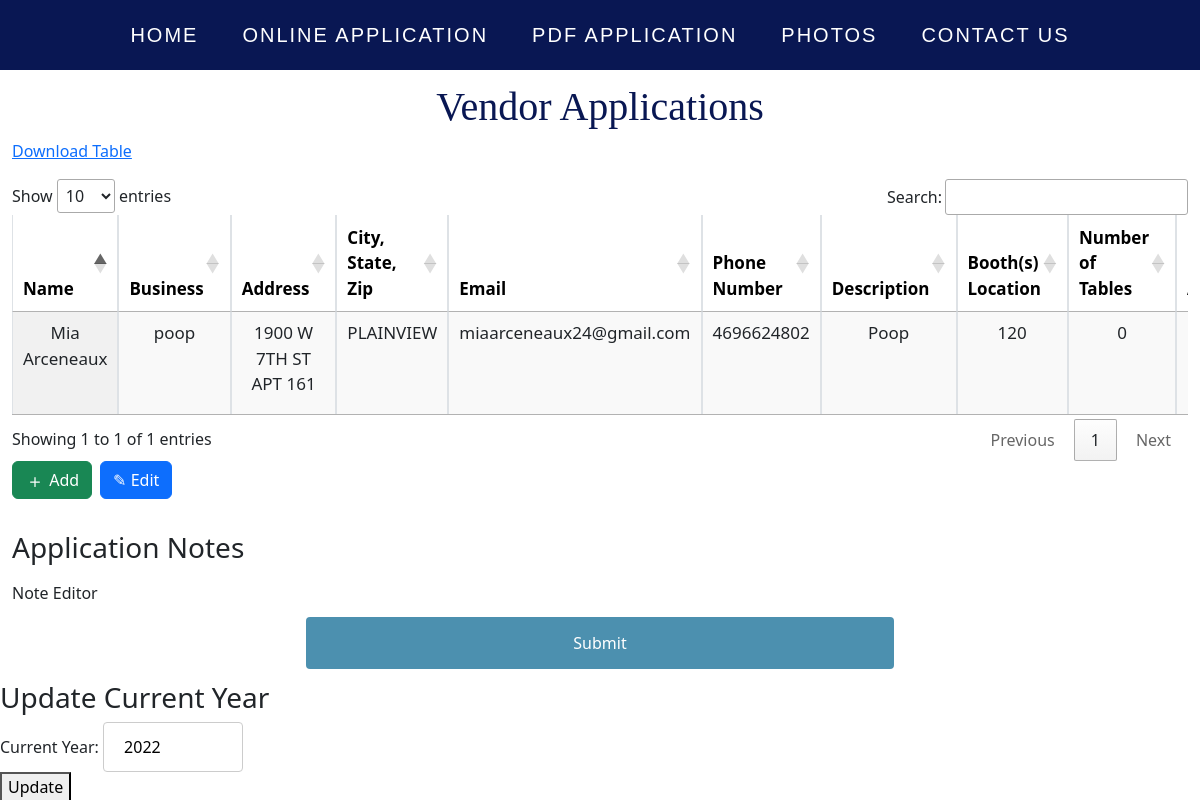
The app's page /adminapp, older data.
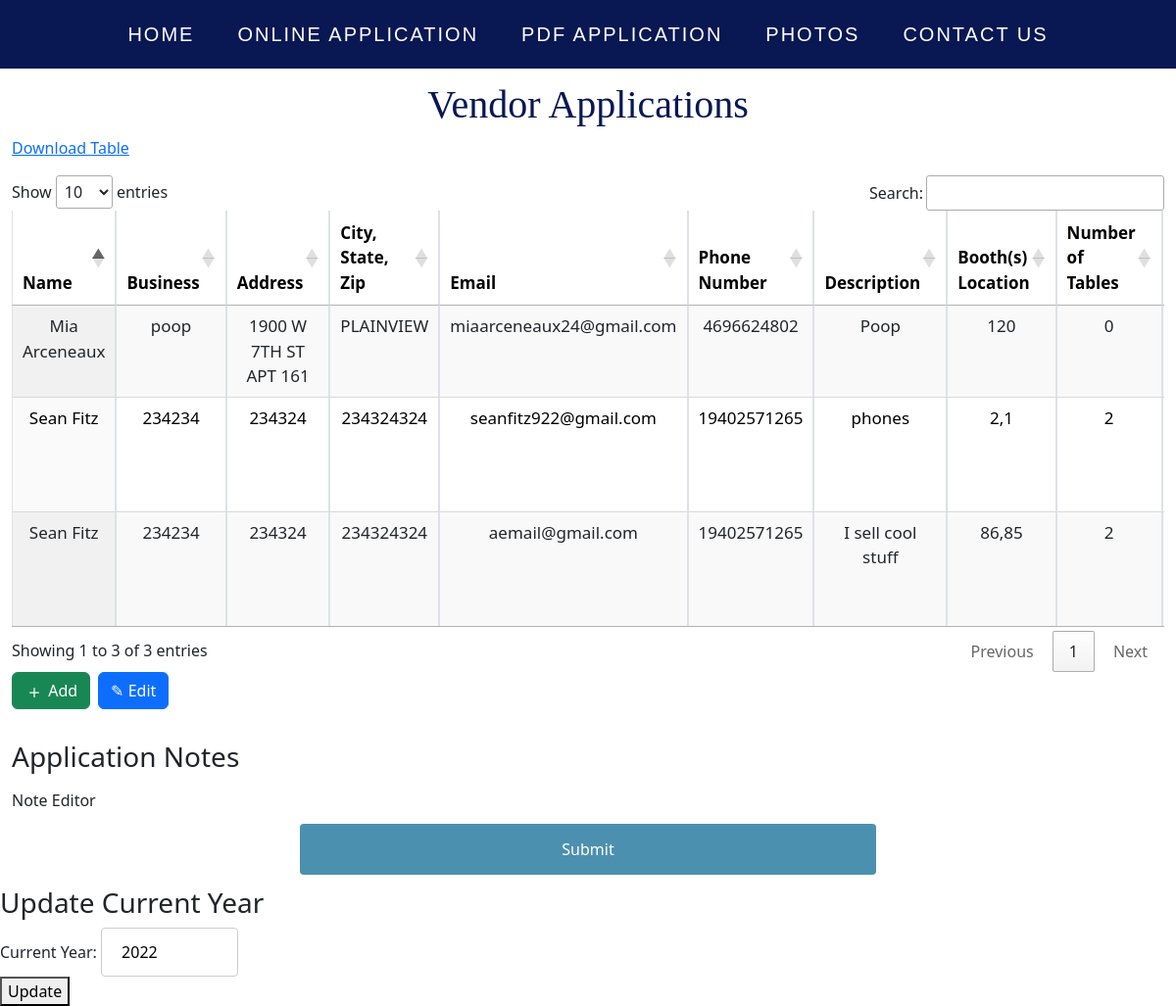
The same page, newer data.
### app/models.py (models this page shows, shortened)
class Vendor(db.Model):
    id = db.Column(db.Integer, primary_key=True)
    name = db.Column(db.String(50), nullable=False)
    business = db.Column(db.String(200), nullable=False)
    address = db.Column(db.String(200), nullable=False)
    citystatezip = db.Column(db.String(50), nullable=False)
    email = db.Column(db.String(120), nullable=False)
    phoneNum = db.Column(db.String(20), nullable=False)
    desc = db.Column(db.Text)
    boothNum = db.Column(db.Integer, nullable=False)
    boothLoc = db.Column(db.String, nullable=False)
    tableNum = db.Column(db.Integer)
    date = db.Column(db.DateTime(timezone=True), server_default=func.now())
    payment_deadline = db.Column(db.DateTime(timezone=True), server_default=func.now())
    payment_amount = db.Column(db.Float, nullable=False)
    status = db.Column(db.String, nullable=False)
    year = db.Column(db.Integer, nullable=False)

class CurrentYear(db.Model):
    id = db.Column(db.Integer, primary_key=True)
    year = db.Column(db.Integer, nullable=False)

### app/routes.py (the view)
@login_required
@app.route('/adminapp', methods=['GET', 'POST'])
def adminapp():
    form = AdminForm()
    data = Vendor.query.all()
    appData = AppText.query.first()
    currYear = CurrentYear.query.first()
    if form.validate_on_submit():
        appData.notes = form.notes.data
        db.session.commit()
    try:
        new_year = request.form['year']
        current_year = CurrentYear.query.first()
        current_year.year = new_year
        db.session.commit()
    except:
        pass
    return render_template('AdminApp.html', data=data, form=form, appData = appData, current_year=currYear.year)

### app/forms.py
class AdminForm(FlaskForm):
    payment_deadline = DateTimeField('Date and Time', format='%Y/%m/%d %H:%M:%S')
    notes = CKEditorField('Note Editor', validators=[InputRequired()])
    submit = SubmitField('Submit')

### app/templates/AdminApp.html (shortened to what this page needs)
{% extends 'base.html' %}
{% block content %}
<link rel="stylesheet" href="{{url_for('static',filename='css/bootstrap.css')}}"/>
<div class="database-export">
  <a href="/adminapp/download_data">Download Table</a>
</div>
  <div class="container-fluid">
    <h1 class="appTitle">Vendor Applications</h1>
    <div class="database-export">
      <a href="/adminapp/download_data">Download Table</a>
    </div>
    <div class="row mt-3">
      <div class="col-md-12">
        <div class="table-responsive">
          <table class="table table-striped table-bordered display" id="myTable">
            <thead>
              <tr>
                <th>Name</th>
                <th>Business</th>
                <th>Address</th>
                <th>City, State, Zip</th>
                <th>Email</th>
                <th>Phone Number</th>
                <th>Description</th>
                <th>Booth(s) Location</th>
                <th>Number of Tables</th>
                <th>Payment Amount</th>
              </tr>
            </thead>
            <tbody>
              {% for item in data %}
                {% if item.year == current_year %}
                    <tr>
                    <td>{{ item.name }}</td>
                    <td>{{ item.business }}</td>
                    <td>{{ item.address }}</td>
                    <td>{{ item.citystatezip }}</td>
                    <td>{{ item.email }}</td>
                    <td>{{ item.phoneNum }}</td>
                    <td>{{ item.desc }}</td>
                    <td>{{ item.boothLoc }}</td>
                    <td>{{ item.tableNum }}</td>
                    <td>{{ item.payment_amount }}
                    </td>
                  </tr>
                {% endif %}
              {% endfor %}
            </tbody>
          </table>
          <div class="d-flex align-items-center mb-3">
            <a href="{{ url_for('adminDB') }}" class="btn btn-success me-2">
              <svg xmlns="http://www.w3.org/2000/svg" width="20" height="20" fill="currentColor" class="bi bi-plus" viewBox="0 0 16 16">
                <path d="M8 4a.5.5 0 0 1 .5.5v3h3a.5.5 0 0 1 0 1h-3v3a.5.5 0 0 1-1 0v-3h-3a.5.5 0 0 1 0-1h3v-3A.5.5 0 0 1 8 4z"/>
              </svg>
              Add
            </a>
            <a href="{{ url_for('adminDB') }}" class="btn btn-primary">
              <span>&#9998;</span>
              Edit
            </a>
          </div>
        </div>
      </div>
      <div class="col-md-12 mt-3">
        <h3 class="mb-3">Application Notes</h3>
        <form method="POST">
          {{ form.notes.label }} {{ ckeditor.create(name='notes', value=appData.notes) }}
          {{ form.submit(class_='btn btn-primary') }}
        </form>
      </div>
      </div>
    </div>
    <div id="UpdateCurrYear">
      <h3>Update Current Year</h1>
      <form method="POST">
        <label for="year">Current Year:</label>
        <input type="number" id="year" name="year" min="1900" max="2100" value="{{ current_year }}" required>
        <br>
        <button type="submit">Update</button>
      </form>
    </div>
    <link rel="stylesheet" type="text/css" href="https://cdn.datatables.net/1.10.24/css/jquery.dataTables.min.css">
{% endblock %}

### app/templates/base.html (shortened to what this page needs)
<!doctype html>
<html>
  <html lang="en"></html>
    <head>
      <link rel="stylesheet" type="text/css" href="{{ url_for ('static', filename='./index.css') }}">
    </head>
    <body>
      <div class="nav-bar">
        <nav>
            <ul>
                <li><a href="{{ url_for('index') }}">Home</a></li>
                <li><a href="{{ url_for('application') }}">Online Application</a></li>
                <li><a href="./static/vendor_app/2023RWDApplication.pdf" target="blank">PDF Application</a></li>
                <li><a href="/index#FestivalPhotos">Photos</a></li>
                <li><a href="/index#footer">Contact Us</a></li>
            </ul>
        </nav>
      </div>
        {% block content %}{% endblock %}
    </body>
</html>

### app/static/index.css (style rules this page uses)
body { margin: 0; width: 100vw; height: 100vh; background-color: #b0c4de; max-width: 100%; }
h1 { margin: 16px; font-size: 64px; text-align: center; }
a { color: rgb(27, 99, 206); }
.nav-bar, h1, button { font-family:'Times New Roman', Times, serif }
.nav-bar { position: fixed; z-index: 2; width: 100%; top: 0; height: auto; padding: px 24px; }
nav ul { list-style: none; background-color: #091753; overflow: hidden; padding: 0; text-align: center; margin: 0; transition: 1s; }
nav ul li { display: inline-block; padding: 20px; }
nav ul li a { text-decoration: none; color: white; font-size: 20px; font-family: sans-serif; text-transform: uppercase; letter-spacing: 2px; }
th { color: black; padding: 30px; text-align: center; font-size: 17px; position: sticky; top: 0; background-color: #c0c3d3; box-shadow: 0px 4px #091753; }
td { padding: 30px; text-align: center; font-size: 17px; background-color: #09175341; color: rgb(0, 0, 0); }
input, select { padding: 12px 20px; border: 1px solid #ccc; border-radius: 4px; box-sizing: border-box; }
input[type=submit] { width: 50%; margin-left: 25%; margin-top: 1vw; margin-bottom: 1vw; display: block; align-self: center; background-color: #4c90af; color: white; padding: 14px 20px; border: none; border-radius: 4px; cursor: pointer; }
.appTitle { color:#091753; margin-top: 5%; }

Row changes from the older to the newer data that the page shows:
added Vendor: name "Sean Fitz", business "234234", address "234324", citystatezip "234324324", email "seanfitz922@gmail.com", phoneNum "19402571265", desc "phones", boothLoc "2,1", tableNum "2"
added Vendor: name "Sean Fitz", business "234234", address "234324", citystatezip "234324324", email "aemail@gmail.com", phoneNum "19402571265", desc "I sell cool stuff", boothLoc "86,85", tableNum "2"
Text that changed along with them:
text written by a page script: "Show entries Search: Showing 1 to 1 of 1 entries Previous 1 Next" → "Show entries Search: Showing 1 to 3 of 3 entries Previous 1 Next"
